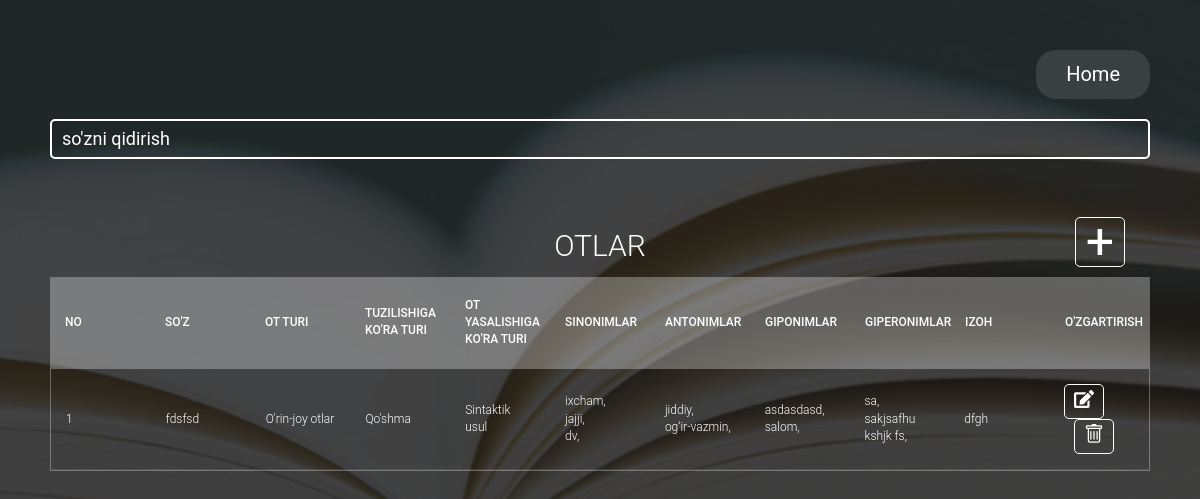
The app's page /otlar/ with its own data.
### nouns/models.py (models this page shows, shortened)
class InfoNoun(models.Model):
    NOUN_TYPES = (
        ("shaxs", "Shaxs otlar"),
        ("narsa", "Narsa otlar"),
        ("orin_joy", "O'rin-joy otlar"),
        ("faoliyat", "Faoliyat-otlari"),
    )
    NOUN_TYPES_STRUCTURE = (
        ("sodda", "Sodda"),
        ("qoshma", "Qo'shma"),
        ("juft", "Juft"),
        ("takroriy", "Takroriy"),
    )
    NOUN_MAKING = (
        ("morfologik", "Morfologik usul"),
        ("sintaktik", "Sintaktik usul"),
    )
    word = models.CharField(verbose_name="So'z", max_length=100, unique=True)
    noun_types = models.CharField(verbose_name="Ot turi", max_length=15, choices=NOUN_TYPES, default=NOUN_TYPES[0][0])
    noun_types_structure = models.CharField(verbose_name="Tuzilishiga ko'ra turi", max_length=15, choices=NOUN_TYPES_STRUCTURE, default=NOUN_TYPES_STRUCTURE[0][0])
    noun_making = models.CharField(verbose_name="Ot yasalishiga ko'ra turi", max_length=15, choices=NOUN_MAKING, default=NOUN_MAKING[0][0])
    review = models.CharField(max_length=1000, blank=True)
    synonym = models.ManyToManyField(Synonym, related_name="qw", blank=True)
    antonym = models.ManyToManyField(Antonym, related_name="qwe", blank=True)
    hyponym = models.ManyToManyField(Hyponym, related_name="qwer", blank=True)
    hyperonym = models.ManyToManyField(Hyperonym, related_name="qwerty", blank=True)
    created_date = models.DateTimeField(auto_now_add=True, null=True)
    updated_date = models.DateTimeField(auto_now=True, null=True)

### mainapp/models.py (models this page shows)
class Synonym(models.Model):
    word = models.CharField(verbose_name="so'z", max_length=100, unique=True)
    def __str__(self):
        return self.word

class Antonym(models.Model):
    word = models.CharField(verbose_name="so'z", max_length=100, unique=True)
    def __str__(self):
        return self.word

class Hyponym(models.Model):
    word = models.CharField(verbose_name="so'z", max_length=100, unique=True)
    def __str__(self):
        return self.word

class Hyperonym(models.Model):
    word = models.CharField(verbose_name="so'z", max_length=100, unique=True)
    def __str__(self):
        return self.word

### nouns/views.py (the view, shortened to what this page needs)
# urls.py: path("", home, name="nouns"),
def home(request):
    form = NounForm()
    synonyms = Synonym.objects.all()
    antonyms = Antonym.objects.all()
    hyponyms = Hyponym.objects.all()
    hyperonyms = Hyperonym.objects.all()
    infoNoun = InfoNoun.objects.all().order_by("-created_date")
    ctx = {
        "nouns": infoNoun,
        "form": form,
        "synonyms": synonyms,
        "antonyms": antonyms,
        "hyponyms": hyponyms,
        "hyperonyms": hyperonyms,
    }
    return render(request, "second.html", ctx)

### nouns/forms.py
class NounForm(forms.ModelForm):
    class Meta:
        model = InfoNoun
        fields = "__all__"

### templates/second.html (shortened to what this page needs)
<!doctype html>
{% load static %}
<html lang="en">
<head>
    <link rel="stylesheet" href="https://maxcdn.bootstrapcdn.com/bootstrap/3.4.1/css/bootstrap.min.css">
    <link rel="stylesheet" href="{% static 'main.css' %}">
</head>
<body>
<section>
    <div class="links-div">
        <a class="links" href="{% url 'index' %}">Home</a>
    </div>
    <input oninput="search()" class="search" type="text" placeholder="so'zni qidirish">
    <div class="header">
        <h1>Otlar</h1>
    </div>
    <div class="tbl-header">
        <span class="my-btn btn-add" data-toggle="modal" data-target="#scrollmodal">+</span>
        <table cellpadding="0" cellspacing="0" border="0">
            <thead>
            <tr>
                <th>No</th>
                <th>So'z</th>
                <th>Ot turi</th>
                <th>Tuzilishiga ko'ra turi</th>
                <th>Ot yasalishiga ko'ra turi</th>
                <th>Sinonimlar</th>
                <th>Antonimlar</th>
                <th>Giponimlar</th>
                <th>Giperonimlar</th>
                <th>izoh</th>
                <th>O'zgartirish</th>
            </tr>
            </thead>
        </table>
    </div>
    <div class="tbl-content">
        <table cellpadding="0" cellspacing="0" border="0">
            <tbody id="tbody">
            {% for noun in nouns %}
                <tr>
                    <td>{{ forloop.counter }}</td>
                    <td>{{ noun.word }}</td>
                    <td>{{ noun.get_noun_types_display }}</td>
                    <td>{{ noun.get_noun_types_structure_display }}</td>
                    <td>{{ noun.get_noun_making_display }}</td>
                    {% if noun.synonym.all %}
                        <td>
                            {% for synonym in noun.synonym.all %}
                                <p>{{ synonym.word }},</p>
                            {% endfor %}
                        </td>
                    {% else %}
                        <td>-</td>
                    {% endif %}
                    {% if noun.antonym.all %}
                        <td>
                            {% for antonym in noun.antonym.all %}
                                <p>{{ antonym.word }},</p>
                            {% endfor %}
                        </td>
                    {% else %}
                        <td>-</td>
                    {% endif %}
                    {% if noun.hyponym.all %}
                        <td>
                            {% for hyponym in noun.hyponym.all %}
                                <p>{{ hyponym.word }},</p>
                            {% endfor %}
                        </td>
                    {% else %}
                        <td>-</td>
                    {% endif %}
                    {% if noun.hyperonym.all %}
                        <td>
                            {% for hyperonym in noun.hyperonym.all %}
                                <p>{{ hyperonym.word }},</p>
                            {% endfor %}
                        </td>
                    {% else %}
                        <td>-</td>
                    {% endif %}
                    <td style="word-break: break-word">{{ noun.review }}</td>
                    <td>
                        <a onclick="edit({{ noun.id }})" data-toggle="modal" data-target="#staticModal"
                           class="my-btn responsive-btn" href="#" style="display: inline-block">
                            <button class="btn-edit">
                            </button>
                        </a>
                        <a class="my-btn responsive-btn" href="{% url 'delete-noun' noun.id %}"
                           style="display: inline-block; margin-left: 10px">
                            <button class="btn-delete">
                            </button>
                        </a>
                    </td>
                </tr>
            {% endfor %}
            </tbody>
        </table>
    </div>
</section>
</body>
</html>

### static/main.css (style rules this page uses)
.search { width: 100%; background-color: transparent; border: 2px solid #fff; border-radius: 5px; height: 40px; font-size: 18px; color: #fff; padding-left: 10px; margin-bottom: 50px; }
.search::placeholder { color: #fff; }
h1 { font-size: 30px; color: #fff; text-transform: uppercase; font-weight: 300; text-align: center; margin-bottom: 15px; }
table { width: 100%; table-layout: fixed; }
.tbl-header { background-color: rgba(255, 255, 255, 0.3); }
.tbl-content { overflow-x: auto; margin-top: 0px; border: 1px solid rgba(255, 255, 255, 0.3); }
th { padding: 20px 15px; text-align: left; font-weight: 500; font-size: 12px; color: #fff; text-transform: uppercase; }
td { padding: 15px; text-align: left; vertical-align: middle; font-weight: 300; font-size: 12px; color: #fff; border-bottom: solid 1px rgba(255, 255, 255, 0.1); }
body { background: -webkit-linear-gradient(left, #25c481, #25b7c4); background: linear-gradient(to right, #25c481, #25b7c4); font-family: 'Roboto', sans-serif; }
section { margin: 50px; }

### records on screen
InfoNoun: word "fdsfsd", noun_types "O'rin-joy otlar", noun_types_structure "Qo'shma", noun_making "Sintaktik usul", review "dfgh"
Synonym: word "ixcham"
Synonym: word "jajji"
Synonym: word "dv"
Antonym: word "jiddiy"
Antonym: word "og‘ir-vazmin"
Hyponym: word "asdasdasd"
Hyponym: word "salom"
Hyperonym: word "sa"
Hyperonym: word "sakjsafhu kshjk fs"
